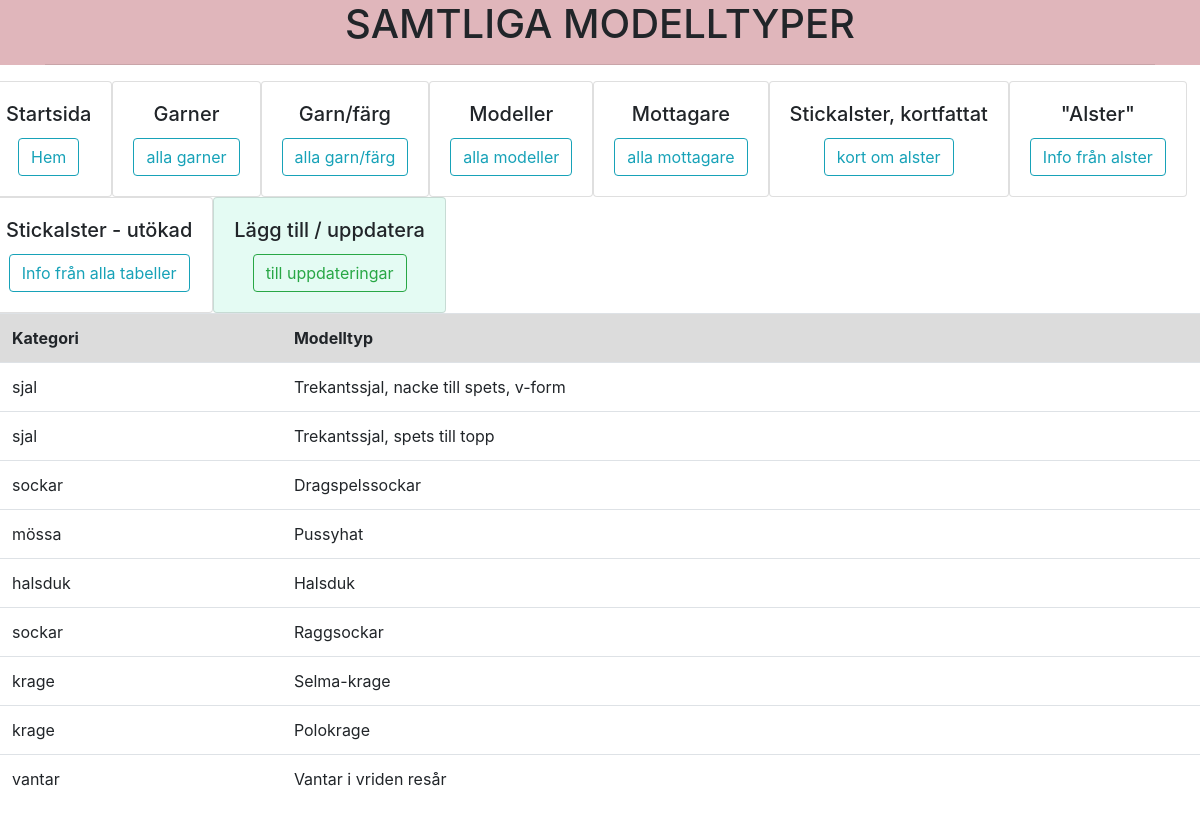
The app's page /itemView.php with its own data.
### tables this page shows
CREATE TABLE `item` (
  `ID` int(11) NOT NULL,
  `modellTyp` varchar(60) NOT NULL COMMENT 'Type of object, name of model, technique used, "Trekantssjal uppifrån och ner"',
  `Kategori_namn` varchar(45) NOT NULL
);

### itemView.php (the view, shortened to what this page needs)
<?php
    include 'header.php';
?>
<header class="header text-center">
    <div class="container">
    <h1 class="text-uppercase mb-0"><?=PAGE_ITEM?></h1>
    <hr>
    </div>
</header>
<?php
    include 'navigation.php';
?>
<?php
$query =
"SELECT modellTyp, Kategori_namn
FROM `item`";
$table = mysqli_query($connection,$query)
or die(mysqli_error($connection));
?>
<table class="table">
    <tr style="background-color:gainsboro">
    <th>Kategori</th>
    <th>Modelltyp</th>
    </tr>
    <?php while($row = $table->fetch_assoc()): ?>
        <tr>
        <td><?=$row['Kategori_namn'] ?></td>
        <td><?=$row['modellTyp'] ?> </td>
        </tr>
    <?php endwhile?>
</table>

### style.css (style rules this page uses)
header { background-color: rgba(201, 128, 137, 0.575) }

### records on screen
item: Kategori_namn "sjal", modellTyp "Trekantssjal, nacke till spets, v-form"
item: Kategori_namn "sjal", modellTyp "Trekantssjal, spets till topp"
item: Kategori_namn "sockar", modellTyp "Dragspelssockar"
item: Kategori_namn "mössa", modellTyp "Pussyhat"
item: Kategori_namn "halsduk", modellTyp "Halsduk"
item: Kategori_namn "sockar", modellTyp "Raggsockar"
item: Kategori_namn "krage", modellTyp "Selma-krage"
item: Kategori_namn "krage", modellTyp "Polokrage"
item: Kategori_namn "vantar", modellTyp "Vantar i vriden resår"

### other values on screen
PAGE_ITEM "SAMTLIGA MODELLTYPER"
